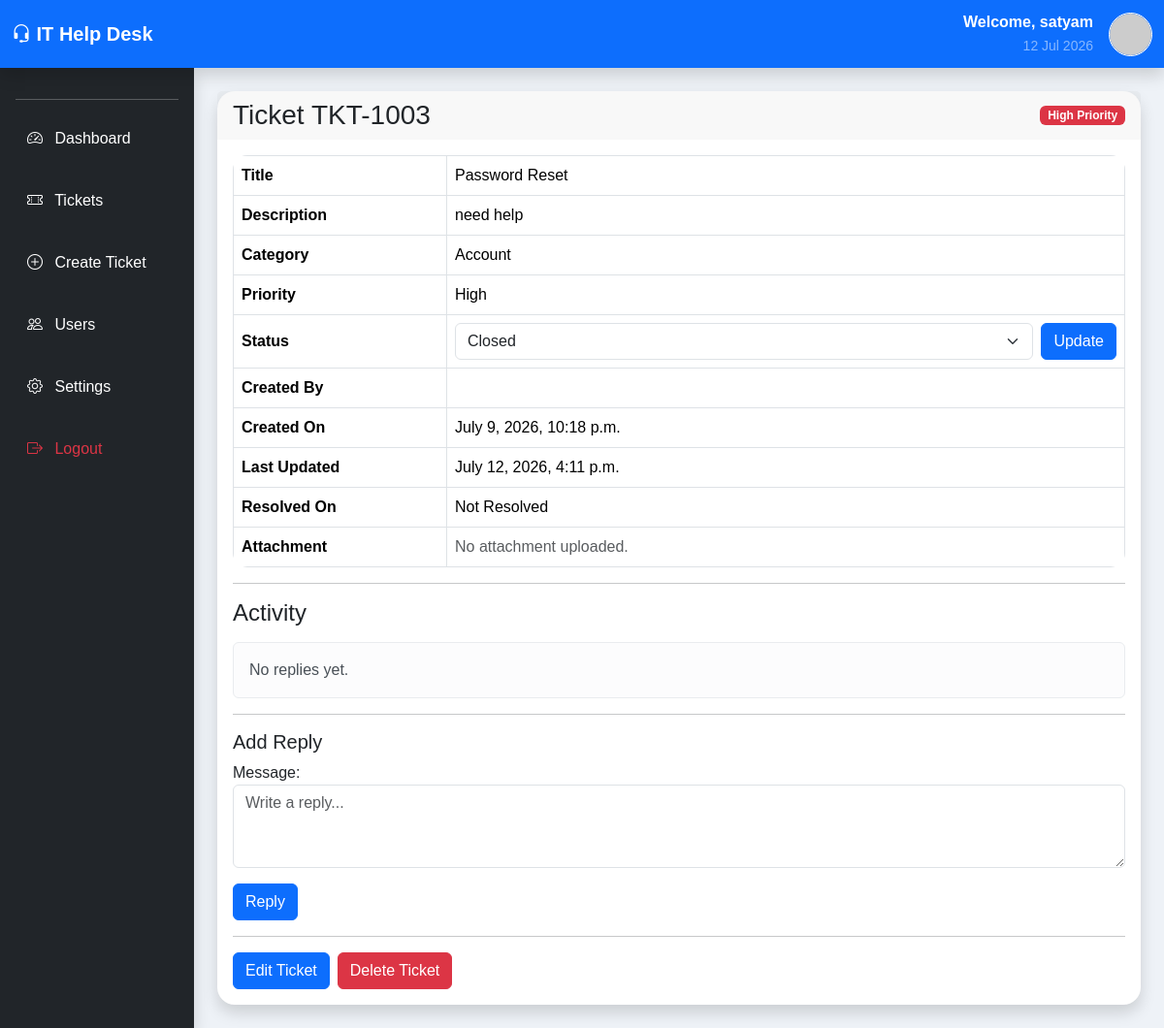
The app's page /ticket/3/ (signed in) with its own data.
### tickets/models.py (models this page shows, shortened)
class Ticket(models.Model):
    CATEGORY_CHOICES = [
        ("Hardware", "Hardware"),
        ("Software", "Software"),
        ("Network", "Network"),
        ("Account", "Account"),
        ("Other", "Other"),
    ]
    PRIORITY_CHOICES = [
        ("Low", "Low"),
        ("Medium", "Medium"),
        ("High", "High"),
    ]
    STATUS_CHOICES = [
        ("Open", "Open"),
        ("In Progress", "In Progress"),
        ("On Hold", "On Hold"),
        ("Resolved", "Resolved"),
        ("Closed", "Closed"),
    ]
    title = models.CharField(max_length=200)
    description = models.TextField()
    category = models.CharField(
        max_length=20,
        choices=CATEGORY_CHOICES,
        default="Other"
    )
    priority = models.CharField(
        max_length=20,
        choices=PRIORITY_CHOICES,
        default="Medium"
    )
    status = models.CharField(
        max_length=20,
        choices=STATUS_CHOICES,
        default="Open"
    )
    created_by = models.ForeignKey(
        User,
        on_delete=models.CASCADE,
        null=True,
        blank=True
    )
    created = models.DateTimeField(auto_now_add=True)
    updated = models.DateTimeField(auto_now=True)
    resolved_on = models.DateTimeField(
        null=True,
        blank=True
    )
    attachment = models.FileField(
        upload_to="ticket_attachments/",
        blank=True,
        null=True
    )

### tickets/views.py (the view)
# urls.py: path("ticket/<int:ticket_id>/", views.ticket_detail, name="ticket_detail"),
@login_required
def ticket_detail(request, ticket_id):
    ticket = get_object_or_404(Ticket, id=ticket_id)
    if not request.user.is_staff and ticket.created_by != request.user:
        return redirect("ticket_list")
    if request.method == "POST":
        form = CommentForm(request.POST)
        if form.is_valid():
            comment = form.save(commit=False)
            comment.ticket = ticket
            comment.user = request.user
            comment.save()
            return redirect("ticket_detail", ticket.id)
    else:
        form = CommentForm()
    return render(
        request,
        "tickets/ticket_detail.html",
        {
            "ticket": ticket,
            "form": form,
        }
    )

### tickets/forms.py
class CommentForm(forms.ModelForm):
    class Meta:
        model = Comment
        fields = ["message"]
        widgets = {
            "message": forms.Textarea(
                attrs={
                    "class": "form-control",
                    "rows": 3,
                    "placeholder": "Write a reply..."
                }
            )
        }

### tickets/templates/tickets/ticket_detail.html (shortened to what this page needs)
{% extends 'base.html' %}
{% block content %}
<div class="card shadow">
    <div class="card-header d-flex justify-content-between align-items-center">
        <h3 class="mb-0">
            Ticket TKT-{{ ticket.id|add:"1000" }}
        </h3>
        {% if ticket.priority == "High" %}
            <span class="badge bg-danger">High Priority</span>
        {% elif ticket.priority == "Medium" %}
            <span class="badge bg-warning text-dark">Medium Priority</span>
        {% else %}
            <span class="badge bg-secondary">Low Priority</span>
        {% endif %}
    </div>
    <div class="card-body">
        <table class="table table-bordered align-middle">
            <tr>
                <th width="220">Title</th>
                <td>{{ ticket.title }}</td>
            </tr>
            <tr>
                <th>Description</th>
                <td>{{ ticket.description }}</td>
            </tr>
            <tr>
                <th>Category</th>
                <td>{{ ticket.category }}</td>
            </tr>
            <tr>
                <th>Priority</th>
                <td>{{ ticket.priority }}</td>
            </tr>
            <tr>
                <th>Status</th>
                <td>
                    {% if request.user.is_staff %}
                    <form method="post"
                          action="{% url 'update_status' ticket.id %}"
                          class="d-flex">
                        <select
                            name="status"
                            class="form-select me-2">
                            {% for value,label in ticket.STATUS_CHOICES %}
                            <option
                                value="{{ value }}"
                                {% if ticket.status == value %}selected{% endif %}>
                                {{ label }}
                            </option>
                            {% endfor %}
                        </select>
                        <button class="btn btn-primary">
                            Update
                        </button>
                    </form>
                    {% endif %}
                </td>
            </tr>
            <tr>
                <th>Created By</th>
                <td>{{ ticket.created_by.username }}</td>
            </tr>
            <tr>
                <th>Created On</th>
                <td>{{ ticket.created }}</td>
            </tr>
            <tr>
                <th>Last Updated</th>
                <td>{{ ticket.updated }}</td>
            </tr>
            <tr>
                <th>Resolved On</th>
                <td>{{ ticket.resolved_on|default:"Not Resolved" }}</td>
            </tr>
            <tr>
                <th>Attachment</th>
                <td>
                    {% if ticket.attachment %}
                        <a href="{{ ticket.attachment.url }}"
                           target="_blank"
                           class="btn btn-outline-primary btn-sm">
                            📎 Download Attachment
                        </a>
                    {% else %}
                        <span class="text-muted">
                            No attachment uploaded.
                        </span>
                    {% endif %}
                </td>
            </tr>
        </table>
        <hr>
        <h4 class="mb-3">
            Activity
        </h4>
        {% for comment in ticket.comments.all %}
        <div class="card mb-3 border-start border-4 border-primary">
            <div class="card-body">
                <div class="d-flex justify-content-between">
                    <strong>
                        {{ comment.user.username }}
                    </strong>
                    <small class="text-muted">
                        {{ comment.created }}
                    </small>
                </div>
                <p class="mt-3 mb-0">
                    {{ comment.message }}
                </p>
            </div>
        </div>
        {% empty %}
        <div class="alert alert-light">
            No replies yet.
        </div>
        {% endfor %}
        <hr>
        <h5>Add Reply</h5>
        <form method="post">
            {{ form.as_p }}
            <button class="btn btn-primary">
                Reply
            </button>
        </form>
        <hr>
        <div class="d-flex gap-2">
            <a href="{% url 'edit_ticket' ticket.id %}"
               class="btn btn-primary">
                Edit Ticket
            </a>
            {% if request.user.is_staff %}
            <a href="{% url 'delete_ticket' ticket.id %}"
               class="btn btn-danger">
                Delete Ticket
            </a>
            {% endif %}
        </div>
    </div>
</div>
{% endblock %}

### templates/base.html (shortened to what this page needs)
{% load static %}
<!DOCTYPE html>
<html lang="en">
<head>
    <link href="https://cdn.jsdelivr.net/npm/bootstrap@5.3.7/dist/css/bootstrap.min.css" rel="stylesheet">
    <link rel="stylesheet" href="https://cdn.jsdelivr.net/npm/bootstrap-icons@1.13.1/font/bootstrap-icons.min.css">
    <link rel="stylesheet" href="{% static 'tickets/css/style.css' %}">
</head>
<body>
    <nav class="navbar navbar-expand-lg navbar-dark bg-primary shadow">
        <div class="container-fluid">
            <a class="navbar-brand fw-bold" href="{% url 'dashboard' %}">
                <i class="bi bi-headset"></i>
                IT Help Desk
            </a>
            <div class="ms-auto d-flex align-items-center">
                <div class="text-end me-3">
                    <div class="fw-bold text-white">
                        Welcome,
                        {{ request.user.username }}
                    </div>
                    <small class="text-white-50">
                        {% now "d M Y" %}
                    </small>
                </div>
                <a href="{% url 'profile' %}">
                    <img src="https://ui-avatars.com/api/?name={{ request.user.username }}&background=ffffff&color=0d6efd&size=128"
                        class="rounded-circle border border-white" width="45" height="45" alt="Profile">
                </a>
            </div>
        </div>
    </nav>
    <div class="container-fluid">
        <div class="row">
            <div class="col-md-2 bg-dark text-white min-vh-100 p-3 shadow">
                <hr>
                <a href="{% url 'dashboard' %}" class="nav-link text-white mb-3">
                    <i class="bi bi-speedometer2 me-2"></i>
                    Dashboard
                </a>
                <a href="{% url 'ticket_list' %}" class="nav-link text-white mb-3">
                    <i class="bi bi-ticket-perforated me-2"></i>
                    Tickets
                </a>
                <a href="{% url 'create_ticket' %}" class="nav-link text-white mb-3">
                    <i class="bi bi-plus-circle me-2"></i>
                    Create Ticket
                </a>
                {% if request.user.is_staff %}
                <a href="{% url 'users_list' %}" class="nav-link text-white mb-3">
                    <i class="bi bi-people me-2"></i>
                    Users
                </a>
                {% endif %}
                <a href="{% url 'settings' %}" class="nav-link text-white mb-3">
                    <i class="bi bi-gear me-2"></i>
                    Settings
                </a>
                <a href="{% url 'logout' %}" class="nav-link text-danger">
                    <i class="bi bi-box-arrow-right me-2"></i>
                    Logout
                </a>
            </div>
            <div class="col-md-10 p-4">
                {% block content %}
                {% endblock %}
            </div>
        </div>
    </div>
</body>
</html>

### tickets/static/tickets/css/style.css (style rules this page uses)
body { background:#eef2f7; font-family:Arial, Helvetica, sans-serif; }
.navbar { height:70px; }
.nav-link { padding:12px; border-radius:12px; transition:.3s; }
.card { border:none; border-radius:18px; box-shadow:0 10px 20px rgba(0,0,0,.08); transition:.3s; }
.table { border-radius:15px; overflow:hidden; background:white; }
.card-header { border-bottom:none; font-weight:bold; }

### records on screen
Ticket: id|add "1003", title "Password Reset", description "need help", category "Account", priority "High", status "Closed", created "July 9, 2026, 10:18 p.m.", updated "July 12, 2026, 4:11 p.m.", resolved_on "Not Resolved"

### other values on screen
{{ request.user.username }} "satyam"
